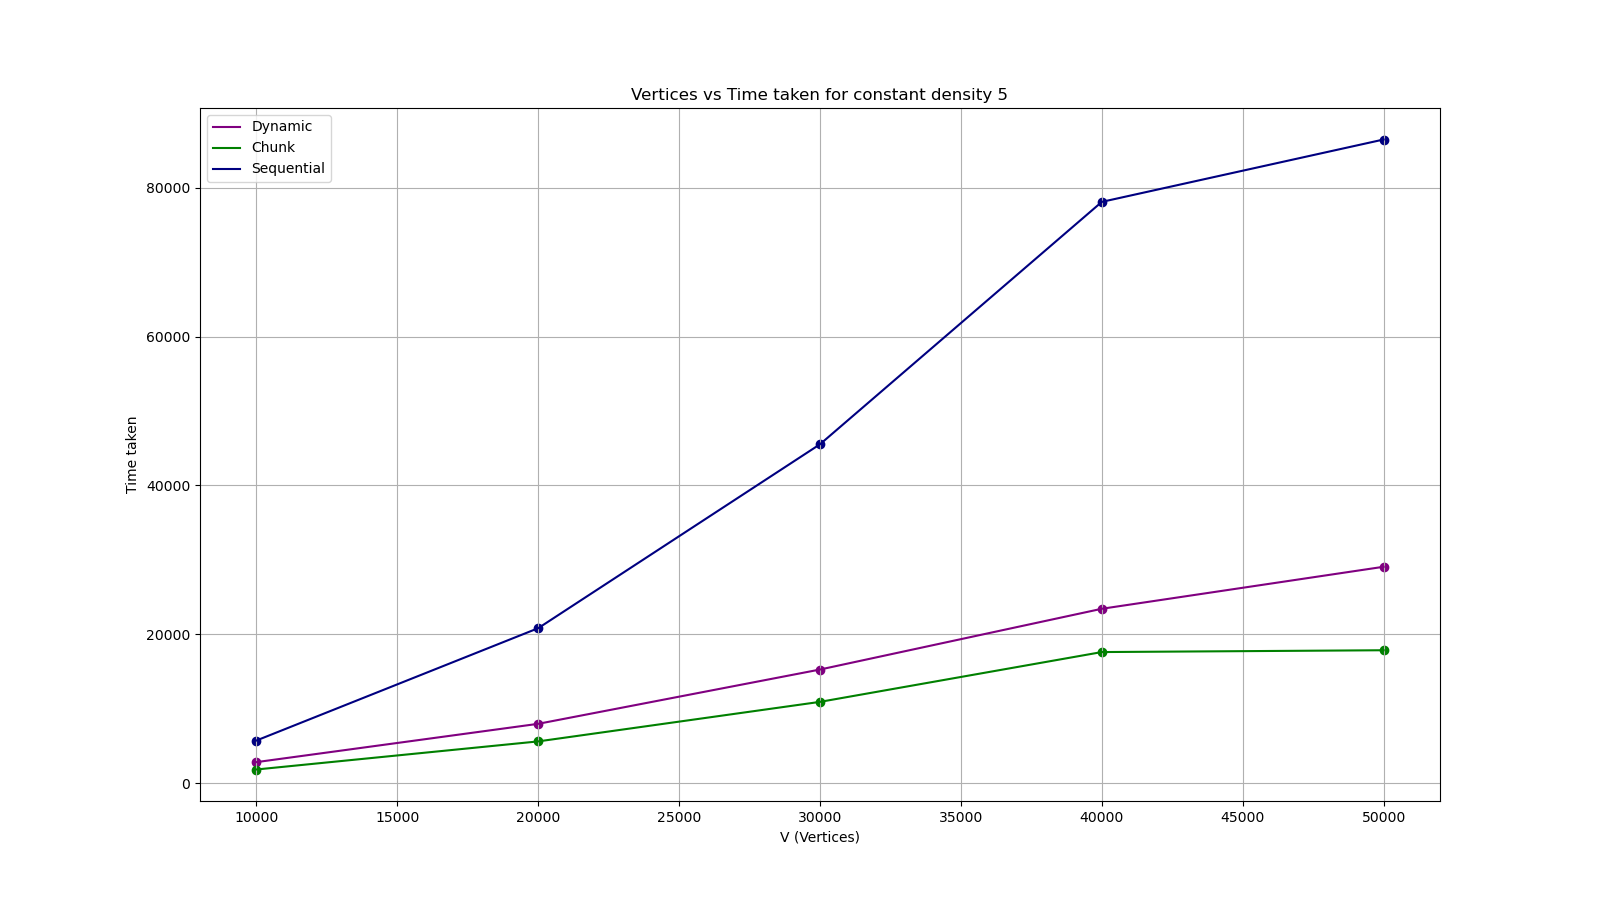

Write the Python code that produced this figure.
# Throughput Analysis with varying threads: 

import matplotlib.pyplot as plt
import os

def avg(a,b,c,d,e):
    return (a+b+c+d+e)/5


N = [10000, 20000, 30000, 40000, 50000]
DYNAMIC = [2824, 7972, 15267, 23430, 29074]
CHUNK = [1834, 5610, 10922, 17614, 17858]
SEQUENTIAL = [5726, 20820, 45535, 78103, 86485]

# make a big plot
plt.figure(figsize=(16, 9))

plt.plot(N, DYNAMIC, label='Dynamic', color='purple')
plt.plot(N, CHUNK, label='Chunk', color='green')
plt.plot(N, SEQUENTIAL, label='Sequential', color='navy')

# show grid lines
plt.grid(True)

# show markers
plt.scatter(N, DYNAMIC, color='purple')
plt.scatter(N, CHUNK, color='green')
plt.scatter(N, SEQUENTIAL, color='navy')

plt.xlabel('V (Vertices)')
plt.ylabel('Time taken')
plt.title('Vertices vs Time taken for constant density 5')
plt.legend()
script_name = os.path.splitext(os.path.basename(__file__))[0]
plt.savefig(f"{script_name}.png")
plt.show()
